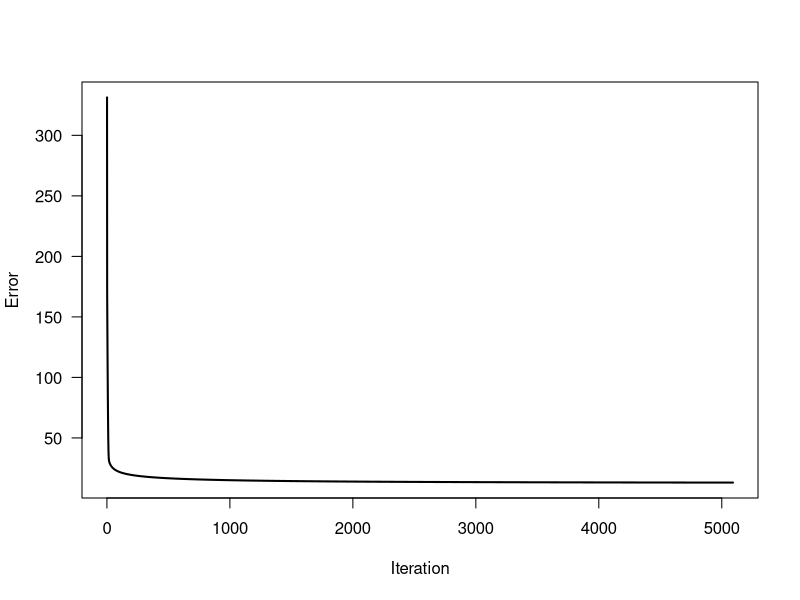
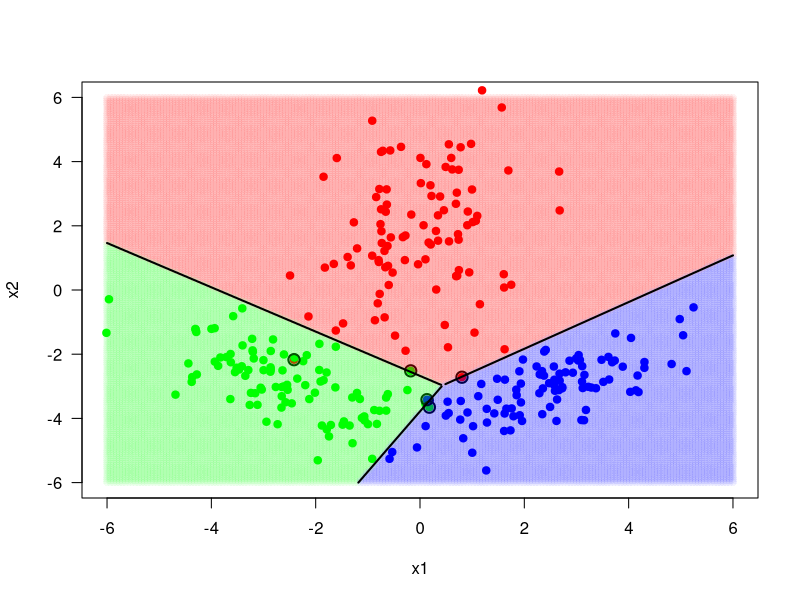

These charts were generated, in order, by the following R code:
safelog <- function(x) {
  return (log(x + 1e-100))
}

# read data into memory
data_set <- read.csv("lab04_data_set.csv")

# get X and y values
X <- cbind(data_set$x1, data_set$x2)
y_truth <- data_set$y

# get number of classes and number of samples
K <- max(y_truth)
N <- length(y_truth)

# one-of-K-encoding
Y_truth <- matrix(0, N, K)
Y_truth[cbind(1:N, y_truth)] <- 1

# define the softmax function
softmax <- function(X, W, w0) {
  scores <- cbind(X, 1) %*% rbind(W, w0)
  scores <- exp(scores - matrix(apply(scores, MARGIN = 2, FUN = max), nrow = nrow(scores), ncol = ncol(scores), byrow = FALSE))
  scores <- scores / matrix(rowSums(scores), nrow(scores), ncol(scores), byrow = FALSE)
  return (scores)
}

# define the gradient functions
gradient_W <- function(X, Y_truth, Y_predicted) {
  return (-sapply(X = 1:ncol(Y_truth), function(c) colSums(matrix(Y_truth[,c] - Y_predicted[,c], nrow = nrow(X), ncol = ncol(X), byrow = FALSE) * X)))
}

gradient_w0 <- function(Y_truth, Y_predicted) {
  return (-colSums(Y_truth - Y_predicted))
}

# set learning parameters
eta <- 0.01
epsilon <- 1e-3

# randomly initalize W and w0
set.seed(421)
W <- matrix(runif(ncol(X) * K, min = -0.01, max = 0.01), ncol(X), K)
w0 <- runif(K, min = -0.01, max = 0.01)

# learn W and w0 using gradient descent
iteration <- 1
objective_values <- c()
while (1) {
  Y_predicted <- softmax(X, W, w0)
  
  objective_values <- c(objective_values, -sum(Y_truth * safelog(Y_predicted + 1e-100)))
  
  W_old <- W
  w0_old <- w0
  
  W <- W - eta * gradient_W(X, Y_truth, Y_predicted)
  w0 <- w0 - eta * gradient_w0(Y_truth, Y_predicted)
  
  if (sqrt(sum((w0 - w0_old)^2) + sum((W - W_old)^2)) < epsilon) {
    break
  }
  
  iteration <- iteration + 1
}
print(W)
print(w0)

# plot objective function during iterations
plot(1:iteration, objective_values,
     type = "l", lwd = 2, las = 1,
     xlab = "Iteration", ylab = "Error")

# calculate confusion matrix
y_predicted <- apply(Y_predicted, 1, which.max)
confusion_matrix <- table(y_predicted, y_truth)
print(confusion_matrix)

# evaluate discriminat function on a grid
x1_interval <- seq(from = -6, to = +6, by = 0.06)
x2_interval <- seq(from = -6, to = +6, by = 0.06)
x1_grid <- matrix(x1_interval, nrow = length(x1_interval), ncol = length(x1_interval), byrow = FALSE)
x2_grid <- matrix(x2_interval, nrow = length(x2_interval), ncol = length(x2_interval), byrow = TRUE)

discriminant_values <- array(0, c(length(x1_interval), length(x2_interval), K))
for (c in 1:K) {
  f <- function(x1, x2) {W[1, c] * x1 + W[2, c] * x2 + w0[c]}
  discriminant_values[,,c] <- exp(matrix(mapply(f, x1_grid, x2_grid), nrow(x2_grid), ncol(x2_grid)))
}

plot(X[y_truth == 1, 1], X[y_truth == 1, 2], type = "p", pch = 19, col = "red",
     xlim = c(-6, +6),
     ylim = c(-6, +6),
     xlab = "x1", ylab = "x2", las = 1)
points(X[y_truth == 2, 1], X[y_truth == 2, 2], type = "p", pch = 19, col = "green")
points(X[y_truth == 3, 1], X[y_truth == 3, 2], type = "p", pch = 19, col = "blue")
points(X[y_predicted != y_truth, 1], X[y_predicted != y_truth, 2], cex = 1.5, lwd = 2)
points(x1_grid[apply(discriminant_values, c(1, 2), which.max) == 1], x2_grid[apply(discriminant_values, c(1, 2), which.max) == 1], col = rgb(red = 1, green = 0, blue = 0, alpha = 0.05), pch = 16)
points(x1_grid[apply(discriminant_values, c(1, 2), which.max) == 2], x2_grid[apply(discriminant_values, c(1, 2), which.max) == 2], col = rgb(red = 0, green = 1, blue = 0, alpha = 0.05), pch = 16)
points(x1_grid[apply(discriminant_values, c(1, 2), which.max) == 3], x2_grid[apply(discriminant_values, c(1, 2), which.max) == 3], col = rgb(red = 0, green = 0, blue = 1, alpha = 0.05), pch = 16)
A <- discriminant_values[,,1]
B <- discriminant_values[,,2]
C <- discriminant_values[,,3]
A[A < B & A < C] <- NA
B[B < A & B < C] <- NA
C[C < A & C < B] <- NA
discriminant_values[,,1] <- A
discriminant_values[,,2] <- B
discriminant_values[,,3] <- C
contour(x1_interval, x1_interval, discriminant_values[,,1] - discriminant_values[,,2], levels = c(0), add = TRUE, lwd = 2, drawlabels = FALSE)
contour(x1_interval, x1_interval, discriminant_values[,,1] - discriminant_values[,,3], levels = c(0), add = TRUE, lwd = 2, drawlabels = FALSE)
contour(x1_interval, x1_interval, discriminant_values[,,2] - discriminant_values[,,3], levels = c(0), add = TRUE, lwd = 2, drawlabels = FALSE)
